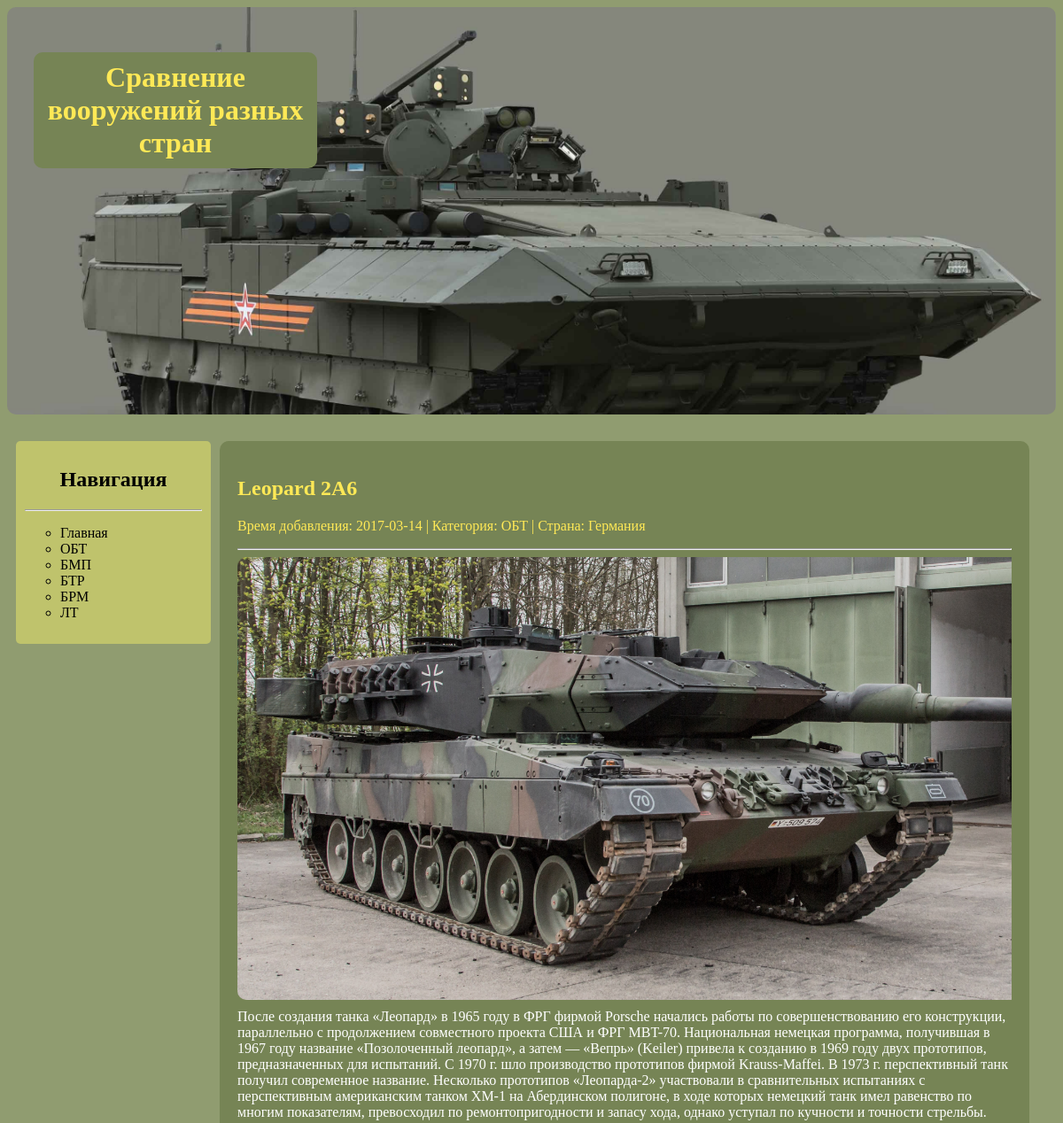
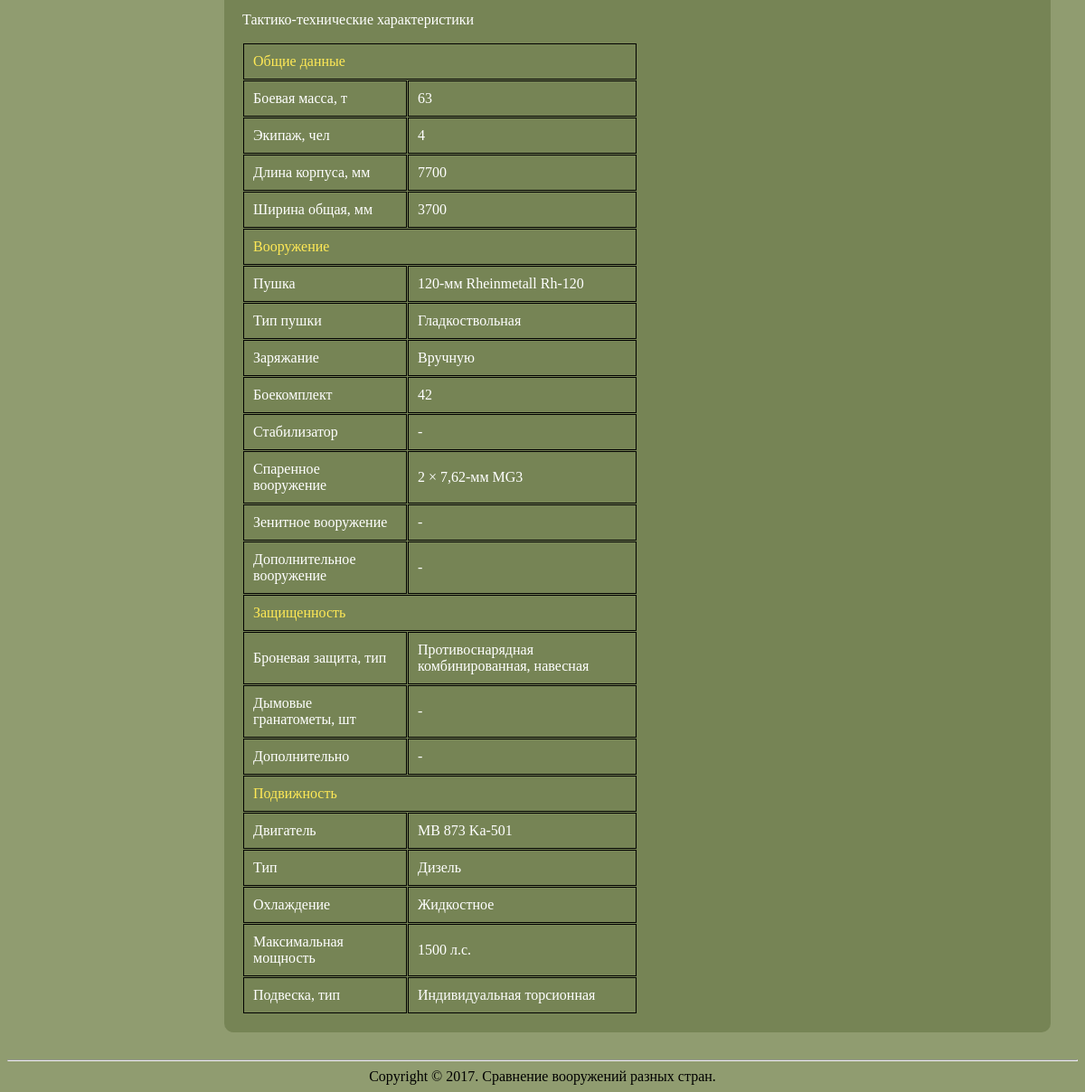
Screenshot of /item/4 with the database file from the repository (2 pictures, top to bottom).
### tables this page shows
CREATE TABLE `mil_items` (
  `id` int(11) NOT NULL,
  `title` text NOT NULL,
  `date` date NOT NULL,
  `cat_id` int(11) NOT NULL,
  `img` text NOT NULL,
  `short_desc` text NOT NULL,
  `full_desc` text NOT NULL,
  `fields` text NOT NULL
);

CREATE TABLE `mil_cats` (
  `cat_id` int(11) NOT NULL,
  `cat_name` text NOT NULL
);

### include/config.php (called while the page is built, shortened)
<?php
$table_items = 'mil_items';
$table_cats = 'mil_cats';
$site_title = 'Сайт сравнения вооружений';

### include/functions.php (called while the page is built, shortened)
<?php
include_once("config.php");
include_once("Template.php");
function parse_fiels($fields)
{
    $fields = explode("||", $fields);
    $values = array();
    foreach ($fields as $f)
    {
        $row = explode("|", $f);
        $values['x_' . $row[0]] = $row[1];
    }
    return $values;
}
function get_page($p_id)
{
    global $db_host, $db_name, $db_user, $db_pass, $table_items, $table_cats, $site_title;
    $p_id = abs(intval($p_id));
    $conn = mysqli_connect($db_host, $db_user, $db_pass, $db_name);
    $result = mysqli_query($conn, "SELECT * FROM $table_items i JOIN $table_cats c ON c.cat_id = i.cat_id WHERE i.id = $p_id LIMIT 1");
    $row = mysqli_fetch_array($result);
    $tpl = new Template();
    $tpl->get_tpl('fullstory.tpl');
    $tpl->tpl_parse();
    $content = $tpl->template;
    $tpl = new Template();
    $tpl->get_tpl('header.tpl');
    $tpl->tpl_parse();
    $header = $tpl->template;
    $tpl = new Template();
    $tpl->get_tpl('main.tpl');
    $tpl->set_var('CONTENT', $content);
    $tpl->set_var('HEADER', $header);
    $tpl->set_var('SITE-TITLE', $site_title . " | " . $row['title']);
    $tpl->set_array($row);
    $tpl->set_array(parse_fiels($row['fields']));
    $tpl->tpl_parse();
    return $tpl->template;
}

### include/Template.php (called while the page is built)
<?php
class Template
{
    public $template;
    public static $tpl_path;
    private $vars = array();
    public function get_tpl($tpl_name)
    {
        $tpl_name = Template::$tpl_path . $tpl_name;
        if(empty($tpl_name) || !file_exists($tpl_name))
        {
            return false;
        }
        else
        {
            $this->template  = file_get_contents($tpl_name);
        }
    }
    public function set_var($key, $var)
    {
        $this->vars[$key] = $var;
    }
    public function set_array($array)
    {
        foreach($array as $key => $value)
        {
            $this->vars[$key] = $value;
        }
    }
    public function tpl_parse()
    {
        foreach($this->vars as $key => $value)
        {
            $this->template = str_replace("{" . strtoupper($key) . "}", $value, $this->template);
        }
    }
}

### index.php (the view)
<?php
include_once("./include/functions.php");
if (!empty($_GET['item']))
{
    echo get_page($_GET['item']);
}
else
{
    $cat_id = $_GET['cat_id'] ?? 0;
    echo get_cat($cat_id);
}

### template/css/style.css (style rules this page uses)
body { background: #909C70; }
h2 { color: #FFE956; }
.header-main { background: url('/template/img/header.jpg') no-repeat; background-size: cover; margin-bottom: 30px; border-radius: 10px; padding: 30px; height: 400px; }
.header-main_text { background: #768455; color: #FFE956; width: 300px; text-align: center; padding: 10px; border-radius: 10px; }
.aside-header { color: #000; text-align: center; }
.nav { background: #BFC36C; margin-left: 10px; border-radius: 5px; padding: 10px; width: 200px; float: left; }
.nav ul { list-style-type: circle; }
.nav a { text-decoration: none; color: #000; }
footer { text-align: center; }
.fullstory { background: #768455; padding: 20px; margin-left: 240px; margin-right: 30px; margin-bottom: 30px; border-radius: 10px; display: block; color: #fff; }
.fullstory-bar { color: #FFE956; }
.fullstory-img { vertical-align: top; }
.fullstory-img img { display: block; margin: 0 auto; margin-bottom: 10px; border-radius: 10px; height:500px; }
.fullstory-ttx { width: 50%; }
.fullstory-table { color: #fff; }
.fullstory-table td, th { padding: 10px; border: 1px solid black; }
.fullstory-table-title { color: #FFE956; }
.fullstory-content { vertical-align: top; }
.fullstory-block { overflow:hidden; width:100%; }

### rows the page displays
mil_items: get_page($_GET['item']) "Сравнение вооружений разных стран Навигация Главная ОБТ БМП БТР БРМ ЛТ Leopard 2A6 Время добавления: 2017-03-14 | Категория: ОБТ | Страна: Германия После создания танка «Леопард» в 1965 году в ФРГ фирмой Porsche начались работы по совершенствованию его конструкции, параллельно с продолжением совместного проекта США и ФРГ MBT-70. Национальная немецкая программа, получившая в 1967 году название «Позолоченный леопард», а затем — «Вепрь» (Keiler) привела к созданию в 1969 году двух прототипов, предназначенных для испытаний. С 1970 г. шло производство прототипов фирмой Krauss-Maffei. В 1973 г. перспективный танк получил современное название. Несколько прототипов «Леопарда-2» участвовали в…", title+fields+id (picture)
